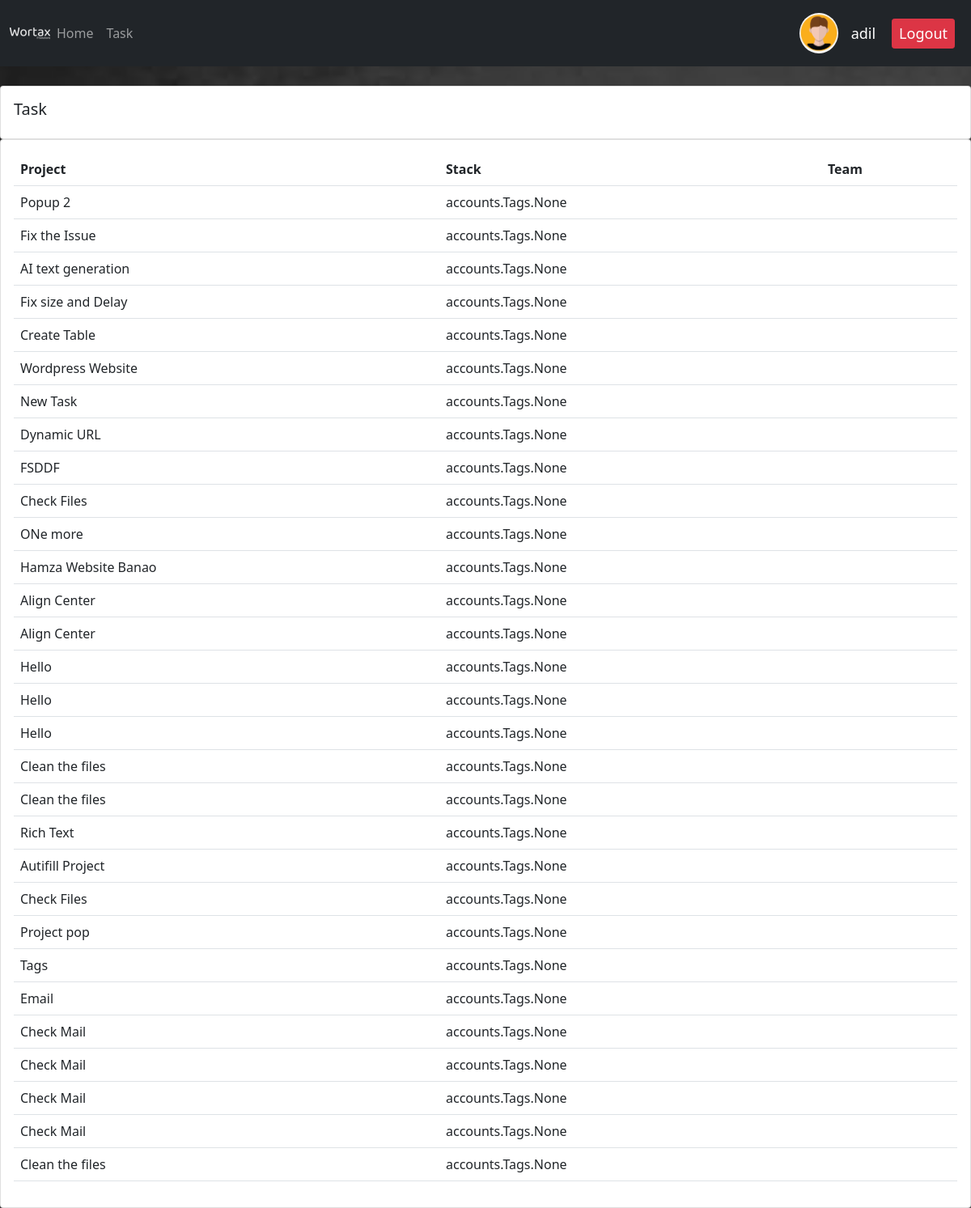
The app's page /task/ (signed in) with its own data.
### accounts/models.py (models this page shows, shortened)
class Customers(models.Model):
    user = models.OneToOneField(User, null=True, blank=True, on_delete=models.CASCADE)
    EmployeeName = models.CharField(max_length=200, null=True,)
    email = models.CharField(max_length=200, null=True)
    profile_pic = models.ImageField(default="icon1", null=True, blank = True)

class Tasks (models.Model):
    TASKTYPE = (
        ('Design', 'Desgin'),
        ('Testing', 'Testing'),
        ('Development', 'Development'),
        ('Deployement', 'Deployement'),
    )
    TASKASSIGN = (
        ('Hamza', 'Hamza'),
        ('Adil', 'Adil'),
        ('Usama', 'Usama'),
    )
    Board =  (
            ('ToDo', 'ToDO'),
            ('In Progress', 'In Progress'),
            ('Testing', 'Testing'),
            ('Bug', 'Bug'),
            ('Completed', 'Completed'),
    )
    TaskName = models.CharField(max_length=200, null= True)
    TaskDescription = RichTextUploadingField(null=True)
    TaskType = models.CharField(max_length = 200, null= True, choices=TASKTYPE)
    SelectStatus = models.CharField(default='ToDo', max_length = 200, null = True,choices = Board)
    DueDate = models.DateField(null=True)
    Date=models.DateField(auto_now_add=True, null=True)
    tags = models.ManyToManyField(Tags)
    project = models.ForeignKey(Projects, null=True, on_delete=models.SET_NULL)
    employe = models.ForeignKey(Customers, null=True, on_delete=models.SET_NULL)
    files = models.FileField(upload_to='files/', null = True, blank=True)
    Image = models.ImageField(upload_to='images/',null = True, blank=True)
    Comments = models.CharField(default= '0',  max_length=200, null=True)
    ImageURL= models.URLField(null=True)

### accounts/decorators.py (the view)
        def wrapper_func(request, *args, **kwargs):
            group = None
            if request.user.groups.exists():
                group = request.user.groups.all()[0].name
            if group in allowed_roles:
                return view_func(request, *args, **kwargs)
            else:
                return HttpResponse ('You are not authoried to view this page')

### accounts/views.py (called while the page is built)
@login_required(login_url = 'login')
@allowed_users(allowed_roles = ['admin'])
def Task (request):
    tasklist = Tasks.objects.all()
    return render (request, 'accounts/task.html', {'tasklist':tasklist})

### accounts/templates/accounts/task.html
{% extends "accounts/main.html" %}
{% block content %}
<br>
<div class="row">
    <div class="col-md">
        <div class="card card-body">
            <h5>Task</h5>
        </div>
        <div class="card card-body">
            <table class="table">
                <tr>
                    <th>Project</th>
                    <th>Stack</th>
                    <th>Team</th>
                </tr>
                {% for i in tasklist %}
                    <tr>
                        <td>{{i.TaskName}}</td>
                        <td>{{i.tags}}</td>
                        <td>{{i.employee}}</td>
                    </tr>
                {% endfor%}
            </table>
        </div>
    </div>
</div>
{% endblock content %}

### accounts/templates/accounts/navbar.html (shortened to what this page needs)
{% load static %}
<nav class="navbar navbar-expand-lg navbar-dark bg-dark">
    <div class="container-fluid">
      <img src="{% static 'images/logo.png' %}">
      <div class="collapse navbar-collapse" id="navbarNav">
        <ul class="navbar-nav">
          {% if request.user.is_staff %}
          <li class="nav-item">
            <a class="nav-link" href="{% url 'home' %}">Home</a>
          </li>
          <li class="nav-item">
            <a class="nav-link" href="{% url 'task' %}">Task</a>
          </li>
          {% endif %}
        </ul>
      </div>
    </div>
    <a class="nav-link" href="{% url 'account' %}"><img class="profile-pic1" src="{{ request.user.customers.profile_pic.url }}"></a>
    <span class="Hello-msg" >{{ request.user }}</span>
    <span><a class="Hello-msg btn btn-sm btn-danger " href="{% url 'logout' %}"> Logout</a></span>
</nav>

### accounts/templates/accounts/navbar.html (style rules this page uses)
.Hello-msg { font-size: 18px; color: #fff; margin-right: 20px; }
.profile-pic1 { max-width: 50px; max-height: 50px; margin: 0 auto; border-radius: 50%; }

### records on screen
Tasks: TaskName "Popup 2", tags "accounts.Tags.None"
Tasks: TaskName "Fix the Issue", tags "accounts.Tags.None"
Tasks: TaskName "AI text generation", tags "accounts.Tags.None"
Tasks: TaskName "Fix size and Delay", tags "accounts.Tags.None"
Tasks: TaskName "Create Table", tags "accounts.Tags.None"
Tasks: TaskName "Wordpress Website", tags "accounts.Tags.None"
Tasks: TaskName "New Task", tags "accounts.Tags.None"
Tasks: TaskName "Dynamic URL", tags "accounts.Tags.None"
Tasks: TaskName "FSDDF", tags "accounts.Tags.None"
Tasks: TaskName "Check Files", tags "accounts.Tags.None"
Tasks: TaskName "ONe more", tags "accounts.Tags.None"
Tasks: TaskName "Hamza Website Banao", tags "accounts.Tags.None"
Tasks: TaskName "Align Center", tags "accounts.Tags.None"
Tasks: TaskName "Align Center", tags "accounts.Tags.None"
Tasks: TaskName "Hello", tags "accounts.Tags.None"
Tasks: TaskName "Hello", tags "accounts.Tags.None"
Tasks: TaskName "Hello", tags "accounts.Tags.None"
Tasks: TaskName "Clean the files", tags "accounts.Tags.None"
Tasks: TaskName "Clean the files", tags "accounts.Tags.None"
Tasks: TaskName "Rich Text", tags "accounts.Tags.None"
Tasks: TaskName "Autifill Project", tags "accounts.Tags.None"
Tasks: TaskName "Check Files", tags "accounts.Tags.None"
Tasks: TaskName "Project pop", tags "accounts.Tags.None"
Tasks: TaskName "Tags", tags "accounts.Tags.None"
Tasks: TaskName "Email", tags "accounts.Tags.None"
Tasks: TaskName "Check Mail", tags "accounts.Tags.None"
Tasks: TaskName "Check Mail", tags "accounts.Tags.None"
Tasks: TaskName "Check Mail", tags "accounts.Tags.None"
Tasks: TaskName "Check Mail", tags "accounts.Tags.None"
Tasks: TaskName "Clean the files", tags "accounts.Tags.None"

### other values on screen
{{ request.user }} "adil"
